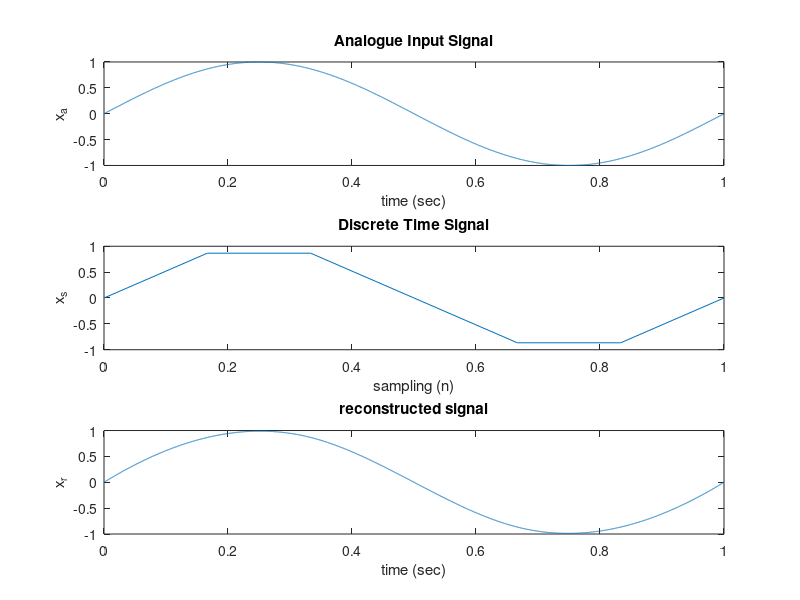

This chart was generated by the following MATLAB code:
A=1;
F=1;
dt=0.0001;
t = 0:dt:1;
x_a= A*sin(2*pi*F*t);
subplot(3,1,1)
plot(t,x_a);
xlabel('time (sec)');
ylabel('x_a');
title('Analogue Input Signal', 'Linewidth',5);

%Over Sampling
F_s = 6*F;
T_s =1/F_s;
n = F_s;
n_1 = 0:T_s:n*T_s;
x_s = A*sin(2*pi*F*n_1);
subplot(3,1,2)
plot(n_1,x_s);
%stem(n_1,x_s);
xlabel('sampling (n)');
ylabel('x_s');
title('Discrete Time Signal','LineWidth',5);

%Under Sampling
t_1=linspace(0,max(n_1),(max(n_1)/dt));
x_r = interp1(n_1,x_s,t_1,'spline');
subplot(3,1,3)
plot(t_1,x_r);
xlabel('time (sec)');
ylabel('x_r');
title('reconstructed signal','LineWidth',5)